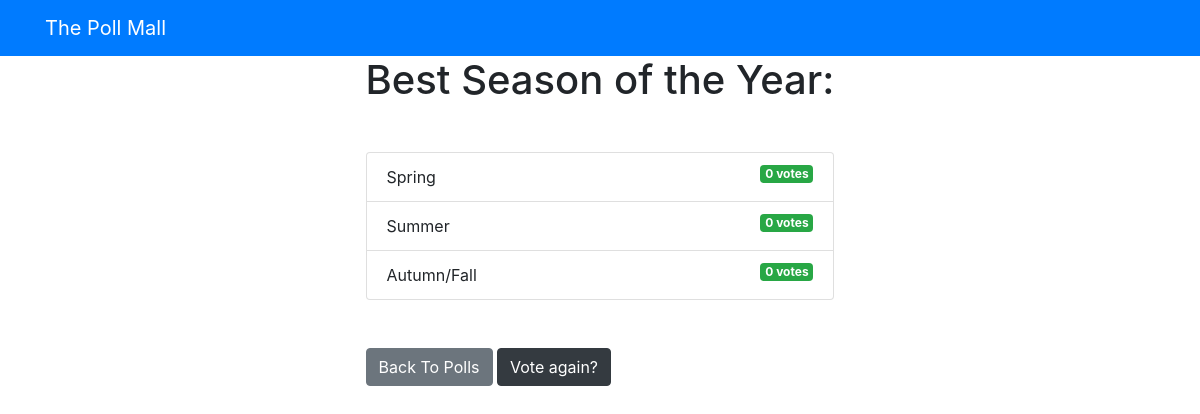
Screenshot of /polls/5/results/ with the database file from the repository.
### pollApp/models.py (models this page shows, shortened)
class Question(models.Model):
    question_text = models.CharField(max_length = 200)
    publishing_date = models.DateTimeField('date_published')

class Choice(models.Model):
    question = models.ForeignKey(Question , on_delete=models.CASCADE)
    choice_text = models.CharField(max_length = 200)
    votes = models.IntegerField(default = 0)

### pollApp/views.py (the view)
# urls.py: path('<int:question_id>/results/',views.results, name = 'results'),
def results(request, question_id):
    question = get_object_or_404(Question, pk=question_id)
    return render(request, 'polls/results.html', {'question':question})

### templates/polls/results.html
{% extends 'base.html' %}
{% block content %}
<h1 class ="mb-5 text-center">{{ question.question_text }}</h1>
<ul class ="list-group mb-5">
	{% for choice in question.choice_set.all %}
	<li class ="list-group-item">
		{{ choice.choice_text }} <span class ="badge badge-success float-right">{{ choice.votes }}
			vote{{ choice.votes | pluralize }}</span>
	</li>
	{% endfor %}
</ul>
<a class ="btn btn-secondary" href ="{% url 'polls:index' %}">Back To Polls</a>
<a class ="btn btn-dark" href ="{% url 'polls:detail' question.id %}">Vote again?</a>
{% endblock %}

### rows the page displays
Question: question_text "Best Season of the Year:"
Choice: choice_text "Spring", votes "0", votes|pluralize "s"
Choice: choice_text "Summer", votes "0", votes|pluralize "s"
Choice: choice_text "Autumn/Fall", votes "0", votes|pluralize "s"
